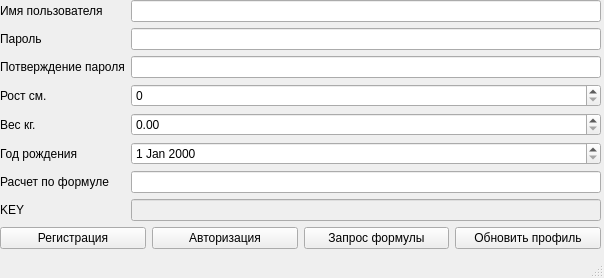
<?xml version="1.0" encoding="UTF-8"?>
<ui version="4.0">
 <class>MainWindow</class>
 <widget class="QMainWindow" name="MainWindow">
  <property name="geometry">
   <rect>
    <x>0</x>
    <y>0</y>
    <width>604</width>
    <height>278</height>
   </rect>
  </property>
  <property name="windowTitle">
   <string>MainWindow</string>
  </property>
  <widget class="QWidget" name="centralwidget">
   <widget class="QWidget" name="verticalLayoutWidget">
    <property name="geometry">
     <rect>
      <x>0</x>
      <y>0</y>
      <width>601</width>
      <height>237</height>
     </rect>
    </property>
    <layout class="QVBoxLayout" name="verticalLayout">
     <property name="sizeConstraint">
      <enum>QLayout::SetMinimumSize</enum>
     </property>
     <item>
      <layout class="QGridLayout" name="gridLayout">
       <item row="1" column="0">
        <widget class="QLabel" name="label_2">
         <property name="text">
          <string>Пароль</string>
         </property>
        </widget>
       </item>
       <item row="2" column="0">
        <widget class="QLabel" name="label_3">
         <property name="text">
          <string>Потверждение пароля</string>
         </property>
        </widget>
       </item>
       <item row="2" column="1">
        <widget class="QLineEdit" name="password2"/>
       </item>
       <item row="5" column="1">
        <widget class="QDateEdit" name="YearOfBirth"/>
       </item>
       <item row="5" column="0">
        <widget class="QLabel" name="label_6">
         <property name="text">
          <string>Год рождения</string>
         </property>
        </widget>
       </item>
       <item row="1" column="1">
        <widget class="QLineEdit" name="password"/>
       </item>
       <item row="7" column="0">
        <widget class="QLabel" name="label_7">
         <property name="text">
          <string>KEY</string>
         </property>
        </widget>
       </item>
       <item row="0" column="0">
        <widget class="QLabel" name="label">
         <property name="text">
          <string>Имя пользователя</string>
         </property>
        </widget>
       </item>
       <item row="3" column="1">
        <widget class="QSpinBox" name="height">
         <property name="maximum">
          <number>999</number>
         </property>
        </widget>
       </item>
       <item row="4" column="0">
        <widget class="QLabel" name="label_5">
         <property name="text">
          <string>Вес кг.</string>
         </property>
        </widget>
       </item>
       <item row="7" column="1">
        <widget class="QLineEdit" name="KEYline">
         <property name="enabled">
          <bool>false</bool>
         </property>
        </widget>
       </item>
       <item row="0" column="1">
        <widget class="QLineEdit" name="username"/>
       </item>
       <item row="4" column="1">
        <widget class="QDoubleSpinBox" name="weight">
         <property name="maximum">
          <double>999.990000000000009</double>
         </property>
        </widget>
       </item>
       <item row="3" column="0">
        <widget class="QLabel" name="label_4">
         <property name="text">
          <string>Рост см.</string>
         </property>
        </widget>
       </item>
       <item row="6" column="0">
        <widget class="QLabel" name="label_8">
         <property name="text">
          <string>Расчет по формуле</string>
         </property>
        </widget>
       </item>
       <item row="6" column="1">
        <widget class="QLineEdit" name="lineFrm"/>
       </item>
      </layout>
     </item>
     <item>
      <layout class="QHBoxLayout" name="horizontalLayout_2">
       <property name="sizeConstraint">
        <enum>QLayout::SetMinimumSize</enum>
       </property>
       <item>
        <widget class="QPushButton" name="pushButton_3">
         <property name="text">
          <string>Регистрация</string>
         </property>
        </widget>
       </item>
       <item>
        <widget class="QPushButton" name="pushButton_2">
         <property name="text">
          <string>Авторизация</string>
         </property>
        </widget>
       </item>
       <item>
        <widget class="QPushButton" name="pushButton_4">
         <property name="text">
          <string>Запрос формулы</string>
         </property>
        </widget>
       </item>
       <item>
        <widget class="QPushButton" name="pushButton">
         <property name="text">
          <string>Обновить профиль</string>
         </property>
        </widget>
       </item>
      </layout>
     </item>
    </layout>
   </widget>
  </widget>
  <widget class="QMenuBar" name="menubar">
   <property name="geometry">
    <rect>
     <x>0</x>
     <y>0</y>
     <width>604</width>
     <height>21</height>
    </rect>
   </property>
  </widget>
  <widget class="QStatusBar" name="statusbar"/>
 </widget>
 <resources/>
 <connections/>
</ui>
